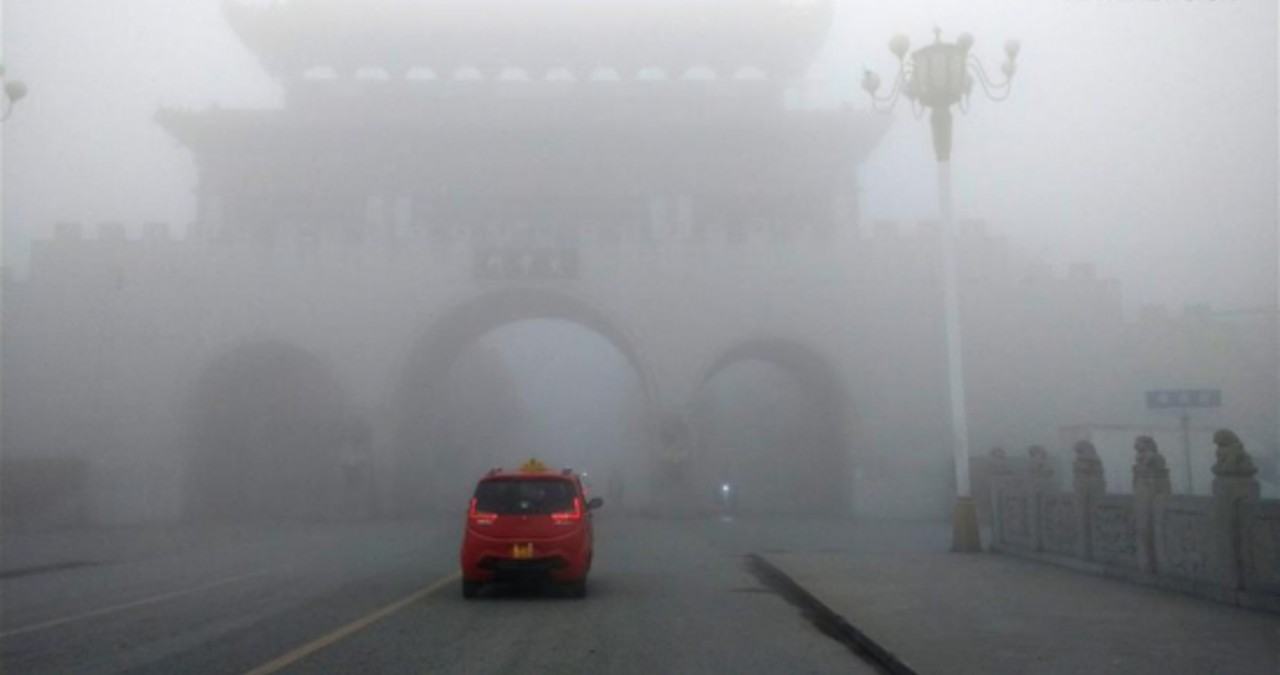
#> input picture data/raw/images/foggy-001.jpg, 1280 x 675 px
$ python -i effects.py   (imports and definitions only)
#> lines starting #> are read from the running program, lines starting #| are printed output that depends on the picture
# Copyright 2024 LeafEvans, Sichuan University
#
# Licensed under the Apache License, Version 2.0 (the "License");
# you may not use this file except in compliance with the License.
# You may obtain a copy of the License at
#
#     http://www.apache.org/licenses/LICENSE-2.0
#
# Unless required by applicable law or agreed to in writing, software
# distributed under the License is distributed on an "AS IS" BASIS,
# WITHOUT WARRANTIES OR CONDITIONS OF ANY KIND, either express or implied.
# See the License for the specific language governing permissions and
# limitations under the License.

"""图像效果处理模块.

本模块提供了一系列图像处理函数，用于添加各种视觉效果，如噪声、模糊、天气效果等。
包含了常见的图像处理操作，如高斯噪声、运动模糊、雪效果等。

典型用法:
    image = cv2.imread('input.jpg')
    noisy_image = add_gaussian_noise(image)
    blurred_image = add_motion_blur(noisy_image)
"""

import cv2
import numpy as np
from PIL import Image, ImageFilter
import scipy.ndimage as ndimage


# 常量定义
DEFAULT_MEAN = 0  # 高斯噪声的默认均值
DEFAULT_STD_DEV = 50  # 高斯噪声的默认标准差
DEFAULT_SCALE = 0.3  # 散粒噪声的默认比例因子
DEFAULT_PROBABILITY = 0.05  # 脉冲噪声的默认概率
DEFAULT_KERNEL_SIZE = 25  # 模糊核的默认大小
DEFAULT_BLUR_RADIUS = 3  # 磨砂玻璃模糊的默认半径
DEFAULT_ZOOM_FACTOR = 1.5  # 变焦模糊的默认因子
DEFAULT_DENSITY = 0.0005  # 雪效果的默认密度
DEFAULT_BRIGHTNESS = 1.5  # 雪效果的默认亮度
DEFAULT_LAYERS = 3  # 雪效果的默认层数
DEFAULT_ANGLE = 45  # 雪效果的默认角度
DEFAULT_INTENSITY = 0.5  # 霜冻和雾效果的默认强度
DEFAULT_BRIGHTNESS_FACTOR = 2.0  # 亮度调整的默认因子
DEFAULT_CONTRAST_FACTOR = 2.0  # 对比度调整的默认因子
DEFAULT_ALPHA = 200  # 弹性变形的默认强度
DEFAULT_SIGMA = 20  # 弹性变形的高斯滤波默认标准差
DEFAULT_PIXEL_SIZE = 20  # 像素化效果的默认大小
DEFAULT_JPEG_QUALITY = 10  # JPEG压缩的默认质量


# [111 lines left out: functions add_gaussian_noise, add_shot_noise, add_impulse_noise, add_defocus_blur, add_frosted_glass_blur, add_motion_blur and 1 more, not called in this run]


def add_snow(
    image,
    density=DEFAULT_DENSITY,
    brightness=DEFAULT_BRIGHTNESS,
    layers=DEFAULT_LAYERS,
    angle=DEFAULT_ANGLE,
):
    """为图像添加雪效果.

    Args:
        image: numpy.ndarray 类型的输入图像
        density: 雪的密度，值越大雪越密，默认为 DEFAULT_DENSITY
        brightness: 雪的亮度，值越大越亮，默认为 DEFAULT_BRIGHTNESS
        layers: 雪的层数，影响立体感，默认为 DEFAULT_LAYERS
        angle: 雪的下落角度，以度为单位，默认为 DEFAULT_ANGLE

    Returns:
        numpy.ndarray: 添加雪效果后的图像
    """
#> called with density = 0.0005, brightness = 1.5, layers = 3, angle = 45
    height, width, _ = image.shape
    snow_layer = np.zeros((height, width, 3), dtype=np.float32)

    for layer in range(layers):
        layer_density = density * (0.5 + layer * 0.3)
        num_snowflakes = int(layer_density * height * width)
        layer_snow = np.zeros((height, width, 3), dtype=np.float32)

        for _ in range(num_snowflakes):
            is_cluster = np.random.rand() > 0.6

            if is_cluster:
                cluster_size = np.random.randint(20, 50)
                mask = np.zeros((cluster_size, cluster_size), dtype=np.uint8)
                num_points = np.random.randint(6, 10)
                points = np.array(
                    [
                        [
                            np.random.randint(0, cluster_size),
                            np.random.randint(0, cluster_size),
                        ]
                        for _ in range(num_points)
                    ]
                )
                points = points.reshape((-1, 1, 2))
                cv2.fillPoly(mask, [points], (255, 255, 255))
                mask = cv2.GaussianBlur(
                    mask, (cluster_size // 2 * 2 + 1, cluster_size // 2 * 2 + 1), 0
                )
                alpha = np.random.uniform(0.3, 0.7)
                cluster = np.stack([mask] * 3, axis=-1).astype(np.float32) * alpha
                x = np.random.randint(0, width - cluster_size)
                y = np.random.randint(0, height - cluster_size)
                layer_snow[y : y + cluster_size, x : x + cluster_size] += cluster
            else:
                x = np.random.randint(0, width)
                y = np.random.randint(0, height)
                length = np.random.randint(20, 60 + layer * 20)
                snow_angle = angle + np.random.uniform(-10, 10)
                thickness = np.random.randint(2, 8)
                alpha = np.random.uniform(0.5, 0.8)
                start_thickness = max(1, thickness - np.random.randint(1, 3))
                end_thickness = thickness
                thickness_variation = np.linspace(
                    start_thickness, end_thickness, num=length
                )
                x2 = int(x + length * np.cos(np.radians(snow_angle)))
                y2 = int(y + length * np.sin(np.radians(snow_angle)))

                for i in range(length - 1):
                    x_start = int(x + i * (x2 - x) / length)
                    y_start = int(y + i * (y2 - y) / length)
                    x_end = int(x + (i + 1) * (x2 - x) / length)
                    y_end = int(y + (i + 1) * (y2 - y) / length)
                    cv2.line(
                        layer_snow,
                        (x_start, y_start),
                        (x_end, y_end),
                        (255 * alpha, 255 * alpha, 255 * alpha),
                        int(thickness_variation[i]),
                    )

        blur_kernel_size = 5 + 2 * layer
        layer_snow = cv2.GaussianBlur(
            layer_snow, (blur_kernel_size, blur_kernel_size), 0
        )
        snow_layer += layer_snow.astype(np.float32) / float(layer + 1)
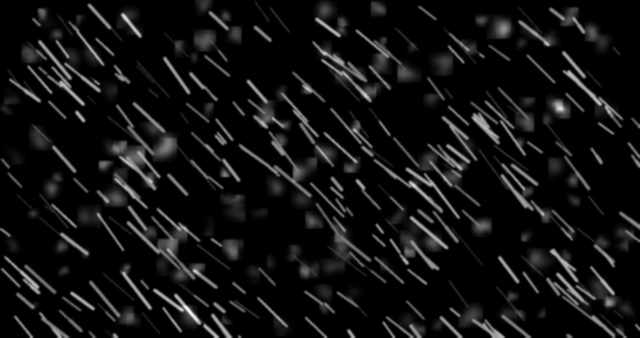
#> layer_snow: shape (675, 1280, 3) float32 (shown at 1/2 size); min 0, max 263.7, mean 18.7; drawn with min black and max white
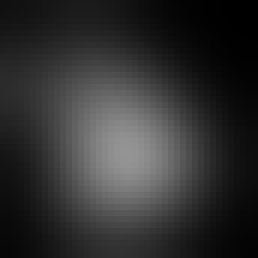
#> mask: shape (43, 43) (shown 6 times larger); min 0, max 148, mean 48
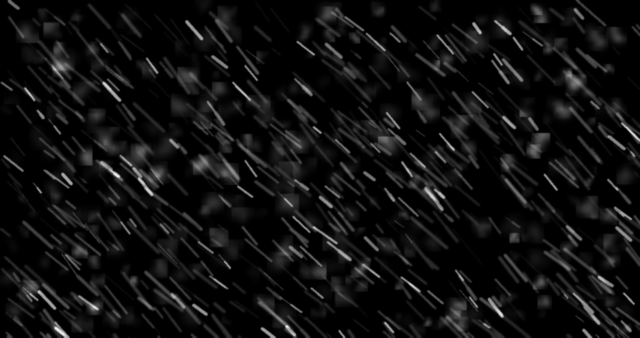
#> snow_layer: shape (675, 1280, 3) float32 (shown at 1/2 size); min 0, max 309.9, mean 20; drawn with min black and max white

    snow_layer = np.clip(snow_layer, 0, 255).astype(np.uint8)
    brightened_image = cv2.convertScaleAbs(image, alpha=1.1, beta=30)
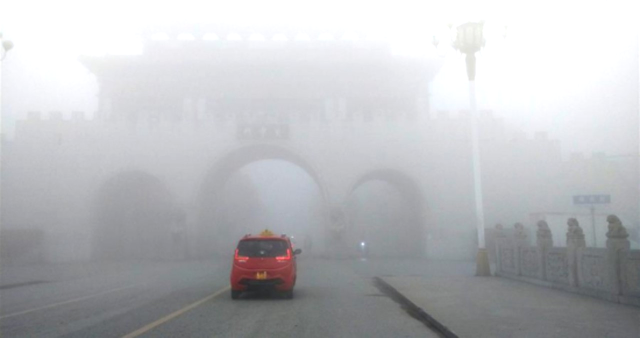
#> brightened_image: shape (675, 1280, 3) (shown at 1/2 size); mean R, G, B 186.3, 187.3, 190.5
    snow_image = cv2.addWeighted(brightened_image, 1, snow_layer, brightness, 0)
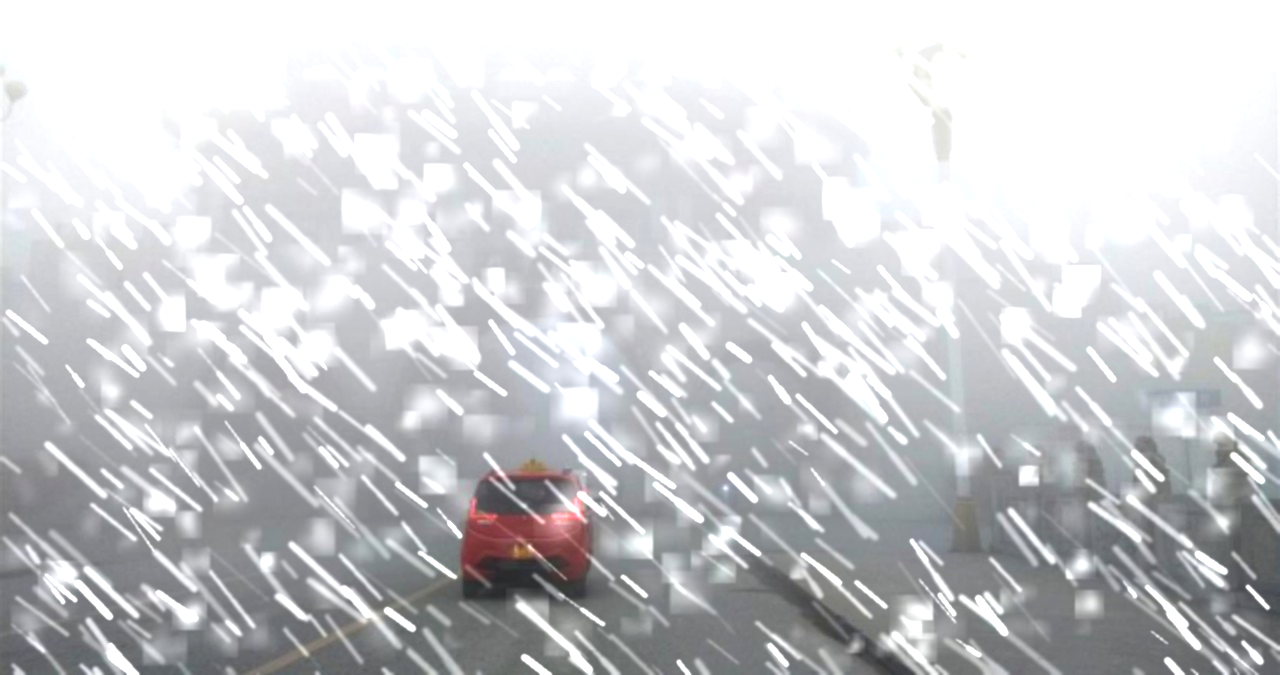
#> snow_image: shape (675, 1280, 3); mean R, G, B 203.9, 204.8, 207.3

    return snow_image


# [128 lines left out: functions add_frost, add_fog, adjust_brightness, adjust_contrast, add_elastic_transform, add_pixelation and 1 more, not called in this run]

>>> import cv2
>>> picture = cv2.cvtColor(cv2.imread('../data/raw/images/foggy-001.jpg'), cv2.COLOR_BGR2RGB)
>>> result = add_snow(picture)

$ run again, on data/raw/images/foggy-002.jpg
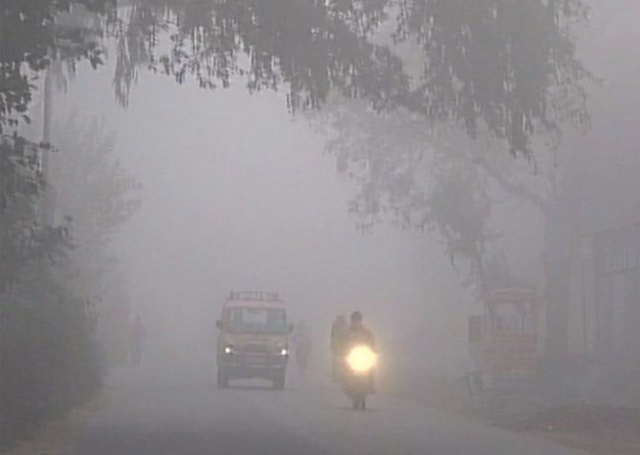
#> input picture data/raw/images/foggy-002.jpg, 1280 x 909 px (shown at 1/2 size)
#> after the loop in add_snow, `for layer in range(layers):`:
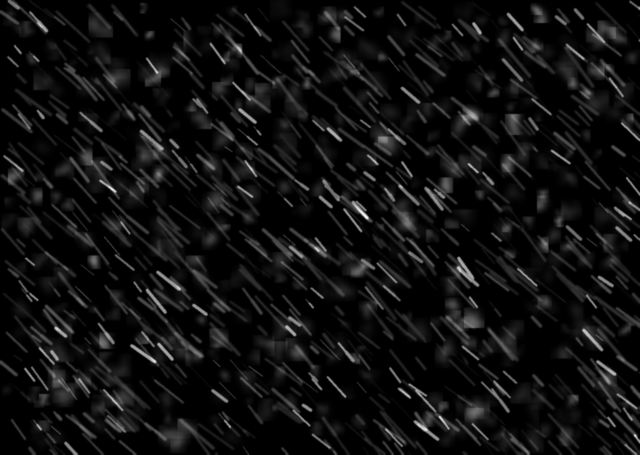
#> snow_layer: shape (909, 1280, 3) float32 (shown at 1/2 size); min 0, max 308.3, mean 20.1; drawn with min black and max white
#> in add_snow, `snow_image = cv2.addWeighted(brightened_image, 1, snow_layer, brightne..`:
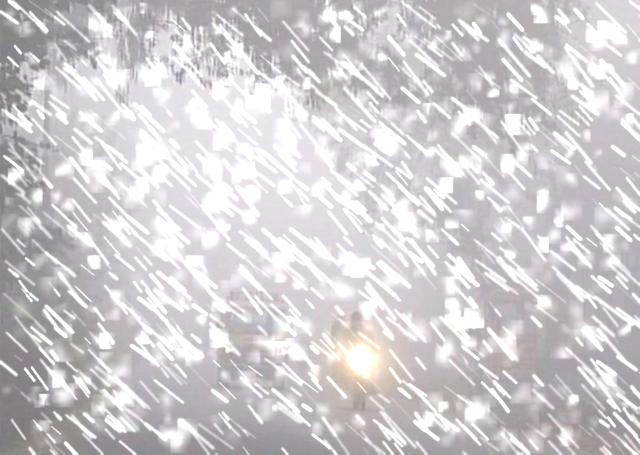
#> snow_image: shape (909, 1280, 3) (shown at 1/2 size); mean R, G, B 208.9, 205.8, 208.4

$ run again, on data/raw/images/foggy-003.jpg
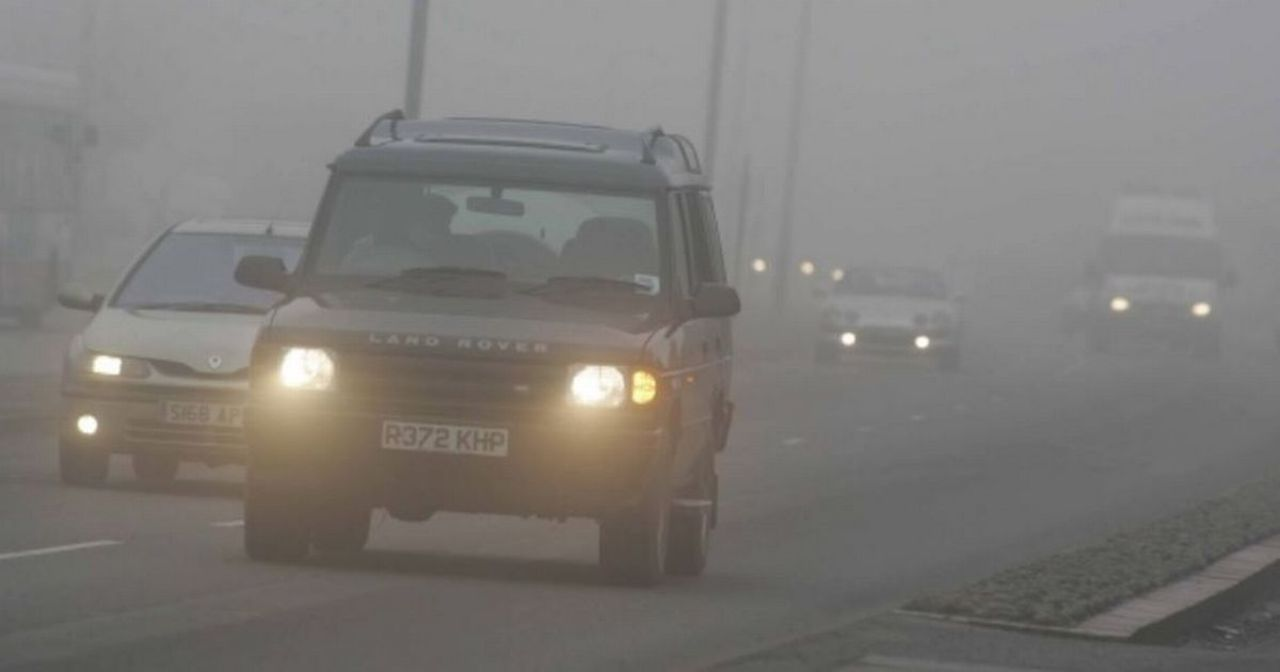
#> input picture data/raw/images/foggy-003.jpg, 1280 x 672 px
#> after the loop in add_snow, `for layer in range(layers):`:
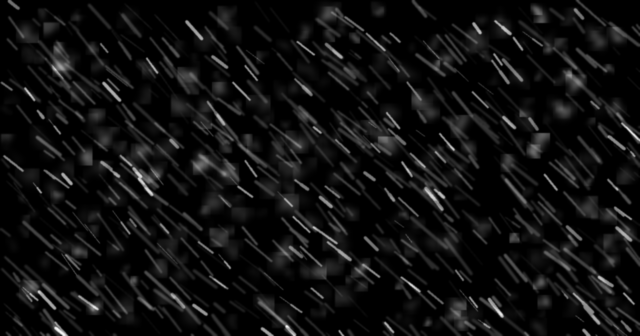
#> snow_layer: shape (672, 1280, 3) float32 (shown at 1/2 size); min 0, max 305, mean 19.9; drawn with min black and max white
#> in add_snow, `snow_image = cv2.addWeighted(brightened_image, 1, snow_layer, brightne..`:
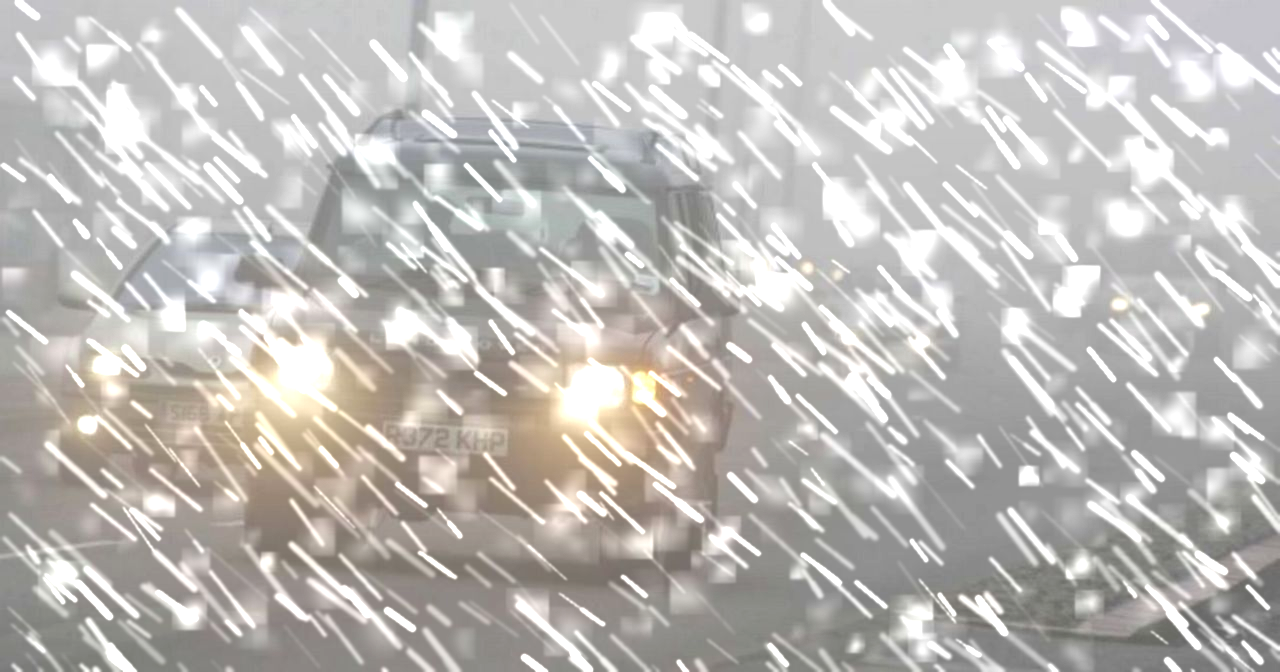
#> snow_image: shape (672, 1280, 3); mean R, G, B 190.8, 188, 184.7
